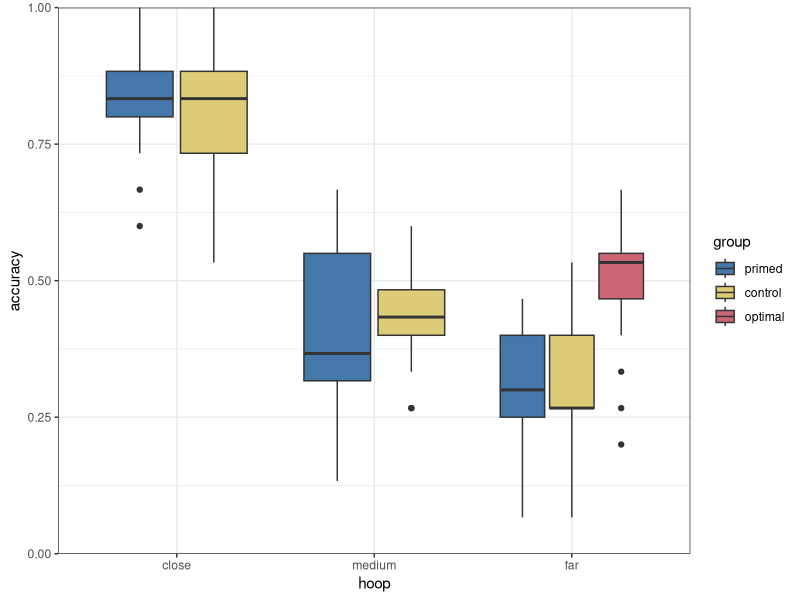

R code for this plot:
library(tidyverse)
library(ggthemes)
library(viridisLite)
dat = read_csv('results.csv')

dat$Participant = as.factor(dat$Participant)
dat$Order = as.factor(dat$Order)
levels(dat$Order) = c('control', 'primed')
names(dat)[2] <- "group"
names(dat)[8] <- "hoop_dist"
names(dat)[9] <- "participant_position"
names(dat)[10] <- "hit"

# Work out who did the Reaching Task properly
dat$ReachingCorrect = ((dat$Centre == 1) + (dat$Middle == 1) + (dat$Edge==1))==3
# aggregate(ReachingCorrect ~ Participant+Order, dat, FUN="mean")


# normalise participant position
dat$standing_pos = abs(dat$participant_position / dat$hoop_dist)


# take the close and far hoops
(dat %>% 
	# filter(hoop_dist %in% c(5, 13)) %>%
	group_by(Participant, group, hoop_dist) %>%
	summarise(accuracy = mean(hit)) %>%
	select(-Participant)) -> acc_dat

# acc_dat$hoop <- fct_relevel(acc_dat$hoop, close, medium, far)

opt_dat <- tibble(group = "optimal", hoop_dist = 13, accuracy = rbinom(32, 15, 0.5)/15, hoop = "far")

acc_dat <- bind_rows(acc_dat, opt_dat)


acc_dat$hoop <- as.factor(acc_dat$hoop_dist)
levels(acc_dat$hoop) <- c("close", "medium", "far")

acc_dat$group <- as_factor(acc_dat$group)

plt <- ggplot(acc_dat, aes(x = hoop, y = accuracy, fill = group))
plt <- plt + geom_boxplot()
plt <- plt + theme_bw()
plt <- plt + scale_fill_ptol()
plt <- plt + scale_y_continuous(limits = c(0, 1), expand = c(0, 0))
ggsave("acc_bloxplot.png", width = 4, height = 3)